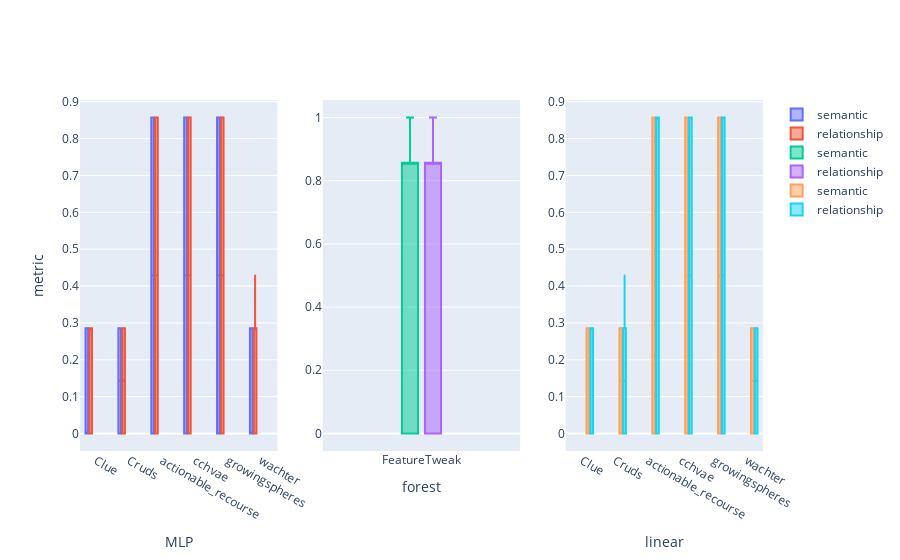

Source (notebook cell):
### Markdown cell above
# Splitted Up According to DatasetType

### Code cell
#Credit 
from plotly.subplots import make_subplots
import plotly.graph_objects as go
import plotly.graph_objects as go
import numpy as np
np.random.seed(1)
data= df[df['dataset']=='credit']
i=1
fig = make_subplots(rows=1, cols=len(np.unique(data['model'])))#fig = go.Figure()
for a in np.unique(data['model']):
    d= data[data['model']==a].sort_values('CF')
    fig.add_trace(go.Box(x=d["CF"], y=d["semantic"], name='semantic'),row=1, col=i )
    fig.add_trace(go.Box(x=d["CF"], y=d["correct_relationships"],name='relationship'),row=1, col=i )
    fig.update_xaxes(title_text=f"{a}", row=1, col=i)
    i=i+1
    

fig.update_layout(
    yaxis_title='metric',
    boxmode='group' # group together boxes of the different traces for each value of x
)

fig.show()

### Figure 1 — Plotly figure (JSON) as saved in the notebook; plotly's stock layout.template omitted (floating-point values rounded to 4 significant figures; data arrays with more than 128 entries replaced by an {"elided": "..."} marker saying what was removed)
{"data": [{"name": "semantic", "type": "box", "x": {"elided": "436 str values"}, "xaxis": "x", "y": {"elided": "436 float values"}, "yaxis": "y"}, {"name": "relationship", "type": "box", "x": {"elided": "436 str values"}, "xaxis": "x", "y": {"elided": "436 float values"}, "yaxis": "y"}, {"name": "semantic", "type": "box", "x": ["FeatureTweak", "FeatureTweak", "FeatureTweak", "FeatureTweak", "FeatureTweak", "FeatureTweak", "FeatureTweak", "FeatureTweak", "FeatureTweak", "FeatureTweak", "FeatureTweak", "FeatureTweak", "FeatureTweak", "FeatureTweak", "FeatureTweak", "FeatureTweak", "FeatureTweak", "FeatureTweak", "FeatureTweak", "FeatureTweak", "FeatureTweak", "FeatureTweak", "FeatureTweak", "FeatureTweak", "FeatureTweak", "FeatureTweak", "FeatureTweak", "FeatureTweak", "FeatureTweak", "FeatureTweak", "FeatureTweak", "FeatureTweak", "FeatureTweak"], "xaxis": "x2", "y": [1, 0.8571, 0.8571, 0.8571, 0.8571, 0.8571, 0.8571, 0.8571, 0.8571, 0.8571, 0.8571, 0.8571, 0.8571, 0.8571, 0.8571, 0.8571, 0, 0, 1, 0, 0, 0, 0, 1, 1, 0, 0, 0, 1, 1, 0, 1, 0.8571], "yaxis": "y2"}, {"name": "relationship", "type": "box", "x": ["FeatureTweak", "FeatureTweak", "FeatureTweak", "FeatureTweak", "FeatureTweak", "FeatureTweak", "FeatureTweak", "FeatureTweak", "FeatureTweak", "FeatureTweak", "FeatureTweak", "FeatureTweak", "FeatureTweak", "FeatureTweak", "FeatureTweak", "FeatureTweak", "FeatureTweak", "FeatureTweak", "FeatureTweak", "FeatureTweak", "FeatureTweak", "FeatureTweak", "FeatureTweak", "FeatureTweak", "FeatureTweak", "FeatureTweak", "FeatureTweak", "FeatureTweak", "FeatureTweak", "FeatureTweak", "FeatureTweak", "FeatureTweak", "FeatureTweak"], "xaxis": "x2", "y": [1, 0.8571, 0.8571, 0.8571, 0.8571, 0.8571, 0.8571, 0.8571, 0.8571, 0.8571, 0.8571, 0.8571, 0.8571, 0.8571, 0.8571, 0.8571, 0.8571, 0, 1, 0, 0, 0, 1, 0, 0, 1, 1, 0, 0, 1, 1, 0, 0.8571], "yaxis": "y2"}, {"name": "semantic", "type": "box", "x": {"elided": "496 str values"}, "xaxis": "x3", "y": {"elided": "496 float values"}, "yaxis": "y3"}, {"name": "relationship", "type": "box", "x": {"elided": "496 str values"}, "xaxis": "x3", "y": {"elided": "496 float values"}, "yaxis": "y3"}], "layout": {"boxmode": "group", "xaxis": {"anchor": "y", "domain": [0, 0.2889], "title": {"text": "MLP"}}, "xaxis2": {"anchor": "y2", "domain": [0.3556, 0.6444], "title": {"text": "forest"}}, "xaxis3": {"anchor": "y3", "domain": [0.7111, 1], "title": {"text": "linear"}}, "yaxis": {"anchor": "x", "domain": [0, 1], "title": {"text": "metric"}}, "yaxis2": {"anchor": "x2", "domain": [0, 1]}, "yaxis3": {"anchor": "x3", "domain": [0, 1]}}}
